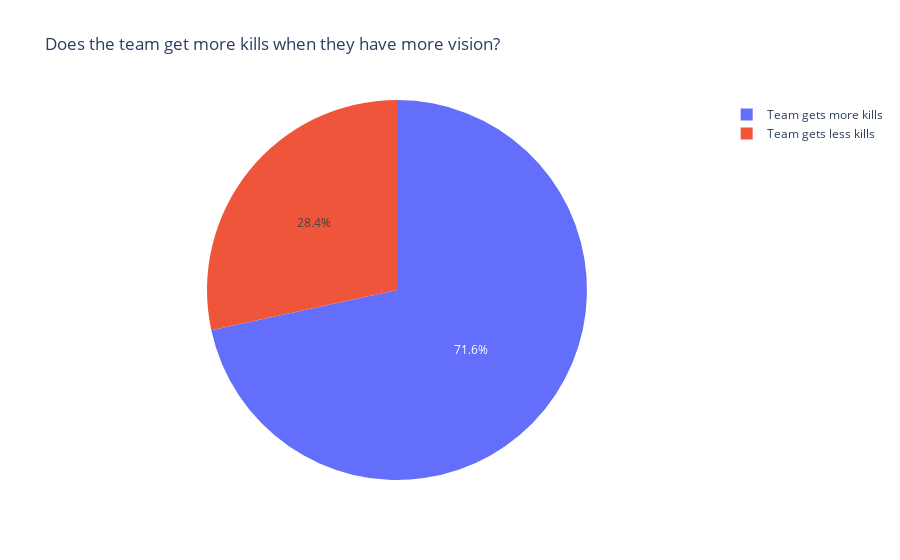

Notebook code cell kept with this figure:
### Markdown cell above
## Step 2: Bivariate Analysis

### Code cell
wins_df = team_vision_data[team_vision_data["more_vision"] == 1]


counts = wins_df["more_kills"].value_counts()

labelling = {True: "Team gets more kills", False: "Team gets less kills"}  


new_index = []
for i in counts.index:
    if isinstance(i, bool):
        new_index.append(labelling[i])
    else:
        new_index.append(i)

counts.index = new_index



biv1 = px.pie(values=counts.values, names=counts.index, title="Does the team get more kills when they have more vision?")

biv1.show()

### Figure 1 — Plotly figure (JSON) as saved in the notebook; plotly's stock layout.template omitted (floating-point values rounded to 4 significant figures)
{"data": [{"domain": {"x": [0, 1], "y": [0, 1]}, "hovertemplate": "label=%{label}<br>value=%{value}<extra></extra>", "labels": ["Team gets more kills", "Team gets less kills"], "legendgroup": "", "name": "", "showlegend": true, "type": "pie", "values": [47424, 18809]}], "layout": {"legend": {"tracegroupgap": 0}, "title": {"text": "Does the team get more kills when they have more vision?"}}}
